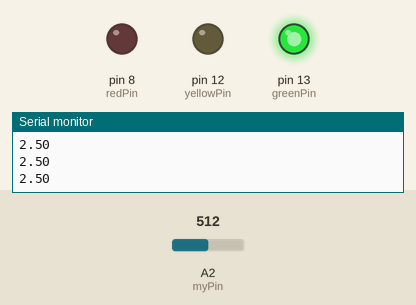
Simulated run of this sketch. Board: Arduino Uno, built with avr-gcc and run on an emulated ATmega328P. Shown: output pins drawn as LEDs (lit = HIGH), the last lines printed to the serial monitor. The test bench sets the inputs (shaded band); at power-on: A2 (myPin) = 512.

Above: at 1.2 s.
1.3 s: A2 (myPin) set to 595
2.8 s: A2 (myPin) set to 627
At 4.2 s:
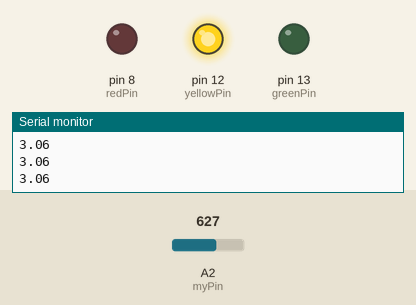
4.5 s: A2 (myPin) set to 807
6.0 s: A2 (myPin) set to 830
At 6.8 s:
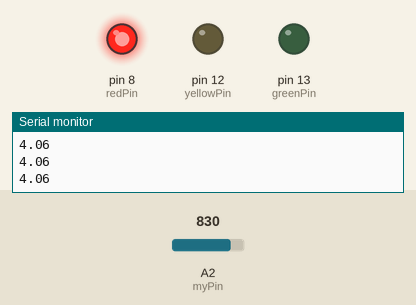
7.5 s: A2 (myPin) set to 716
At 8.1 s:
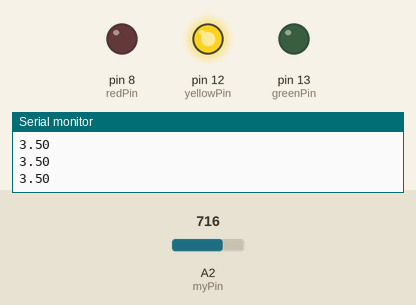
9.0 s: A2 (myPin) set to 900
At 9.3 s:
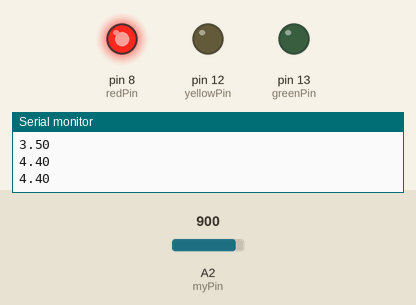
Timing chart, 0 to 11.5 s (numbered marks = the images above; inputs shaded):
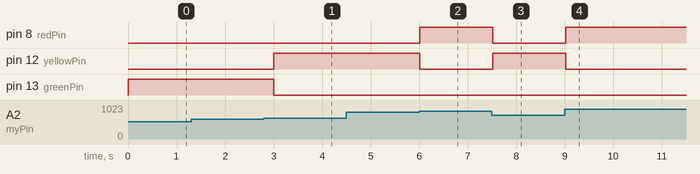

Measured:
- the behaviour switches between 613 and 614 on A2 (myPin) (found by bisection; images 0 and 1)
- the behaviour switches between 818 and 819 on A2 (myPin) (found by bisection; images 1 and 2)
- after the input at 2.8 s, pin 12 (yellowPin): LOW → HIGH after 0.21 s; pin 13 (greenPin): HIGH → LOW after 0.21 s
- after the input at 6.0 s, pin 8 (redPin): LOW → HIGH at once; pin 12 (yellowPin): HIGH → LOW at once
- after the input at 7.5 s, pin 8 (redPin): HIGH → LOW at once; pin 12 (yellowPin): LOW → HIGH at once
- after the input at 9.0 s, pin 8 (redPin): LOW → HIGH at once; pin 12 (yellowPin): HIGH → LOW at once

The sketch:

Potentiometer_LED_Color_Range_Indicator.ino
```cpp
// C++ code
int myPin=A2;
int readVal;
float V2;
int wait=250;
int redPin=8;
int greenPin=13;
int yellowPin=12;


void setup(){
  pinMode(myPin,INPUT);
  pinMode(redPin,OUTPUT);
  pinMode(greenPin,OUTPUT);
  pinMode(yellowPin,OUTPUT);

Serial.begin(9600);

}


void loop()
{
readVal= analogRead(myPin);
  V2=(5./1023.)*readVal;
  Serial.println(V2);
  if (V2<3.0){
  digitalWrite(greenPin,HIGH);
  digitalWrite(redPin,LOW);
  digitalWrite(yellowPin,LOW);
  }
  if (V2>=3 && V2<=4.0){
    digitalWrite(yellowPin,HIGH);
    digitalWrite(redPin,LOW);
    digitalWrite(greenPin,LOW);

  }
  if (V2>4){
    digitalWrite(redPin,HIGH);
    digitalWrite(greenPin,LOW);
  digitalWrite(yellowPin,LOW);
  }
      delay(wait);
}
```
